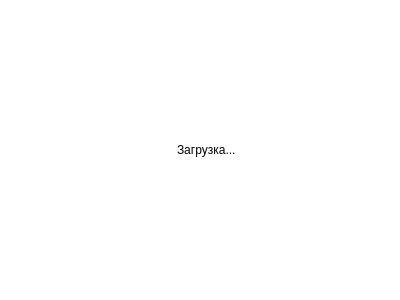
<?xml version="1.0" encoding="UTF-8"?>
<ui version="4.0">
 <class>LoadingOverlay</class>
 <widget class="QFrame" name="LoadingOverlay">
  <property name="geometry">
   <rect>
    <x>0</x>
    <y>0</y>
    <width>400</width>
    <height>300</height>
   </rect>
  </property>
  <property name="windowTitle">
   <string>Frame</string>
  </property>
  <property name="styleSheet">
   <string notr="true">background-color: rgba(35, 35, 35, 0);</string>
  </property>
  <layout class="QGridLayout" name="gridLayout">
   <item row="0" column="1">
    <widget class="QLabel" name="gifLabel">
     <property name="text">
      <string/>
     </property>
    </widget>
   </item>
   <item row="0" column="3">
    <spacer name="horizontalSpacer_2">
     <property name="orientation">
      <enum>Qt::Horizontal</enum>
     </property>
     <property name="sizeHint" stdset="0">
      <size>
       <width>40</width>
       <height>20</height>
      </size>
     </property>
    </spacer>
   </item>
   <item row="0" column="0">
    <spacer name="horizontalSpacer">
     <property name="orientation">
      <enum>Qt::Horizontal</enum>
     </property>
     <property name="sizeHint" stdset="0">
      <size>
       <width>40</width>
       <height>20</height>
      </size>
     </property>
    </spacer>
   </item>
   <item row="0" column="2">
    <widget class="QLabel" name="textLabel">
     <property name="text">
      <string>Загрузка...</string>
     </property>
    </widget>
   </item>
  </layout>
 </widget>
 <resources/>
 <connections/>
</ui>
